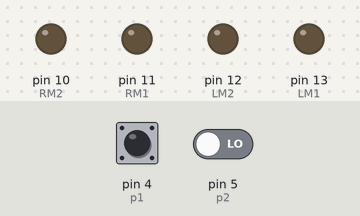
Recording of a sketch running on a simulated Arduino Uno, built with avr-gcc and run on an emulated ATmega328P. Parts: output pins drawn as LEDs (lit = HIGH). The inputs (shaded band) are chosen by the test bench; at power-on: pin 4 (p1) LOW, pin 5 (p2) LOW.

Above: at 1.2 s.
1.3 s: pin 4 (p1) driven HIGH
At 2.1 s:
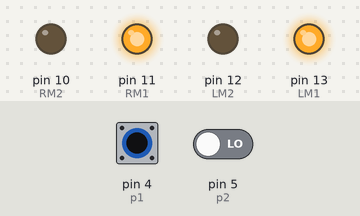
2.8 s: pin 5 (p2) driven HIGH
At 3.5 s:
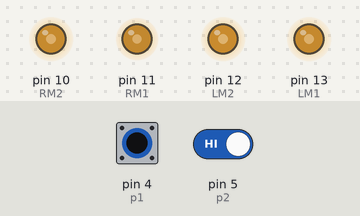
4.3 s: pin 4 (p1) driven LOW
At 5.4 s:
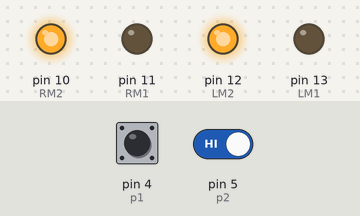
5.8 s: pin 4 (p1) pulsed HIGH 5 times (0.12 s each, 0.3 s apart)
At 6.2 s:
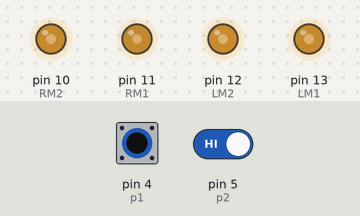
8.8 s: pin 4 (p1) driven HIGH and pin 5 (p2) driven LOW
At 10.2 s:
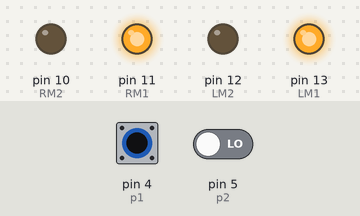
Timing chart, 0 to 11.3 s (numbered marks = the images above; inputs shaded):
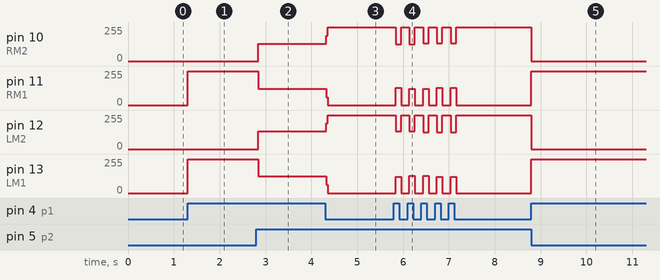

The sketch:

motor_forward_reverse_with_push.ino
```cpp
#define p1 4   //defining push button1
#define p2 5   //defining push bottom2

#define LM1 13      // left motor
#define LM2 12       // left motor
#define RM1 11      // right motor
#define RM2 10      // right motor

void setup()
{
  pinMode(p1, INPUT);
  pinMode(p2, INPUT);
  pinMode(LM1, OUTPUT);
  pinMode(LM2, OUTPUT);
  pinMode(RM1, OUTPUT);
  pinMode(RM2, OUTPUT);
}

void loop()
{
  if(digitalRead(p1))     // Move Forward
  {
    digitalWrite(LM1, HIGH);
    digitalWrite(LM2, LOW);
    digitalWrite(RM1, HIGH);
    digitalWrite(RM2, LOW);
  }
  if(digitalRead(p2))     // Reverse
  {
    digitalWrite(LM1, LOW);
    digitalWrite(LM2, HIGH);
    digitalWrite(RM1, LOW);
    digitalWrite(RM2, HIGH);
  }
}
```

Measured:
- after the input at 1.3 s, pin 11 (RM1), pin 13 (LM1): 0/255 → 255/255 at once
- after the input at 2.8 s, pin 10 (RM2): 0/255 → 128/255 at once; pin 11 (RM1): 255/255 → 121/255 at once; pin 12 (LM2): 0/255 → 134/255 at once; pin 13 (LM1): 255/255 → 127/255 at once
- after the input at 4.3 s, pin 10 (RM2): 128/255 → 255/255 at once; pin 11 (RM1): 121/255 → 0/255 at once; pin 12 (LM2): 134/255 → 255/255 at once; pin 13 (LM1): 127/255 → 0/255 at once
- after the input at 5.8 s, pin 10 (RM2): 255/255 → 127/255 at once, → 255/255 0.12 s later, → 127/255 0.18 s later, → 255/255 0.12 s later, … (10 changes in this stretch); pin 11 (RM1): 0/255 → 128/255 at once, → 0/255 0.12 s later, → 121/255 0.18 s later, → 0/255 0.12 s later, … (10 changes in this stretch)
- after the input at 8.8 s, pin 10 (RM2), pin 12 (LM2): 255/255 → 0/255 at once; pin 11 (RM1), pin 13 (LM1): 0/255 → 255/255 at once
